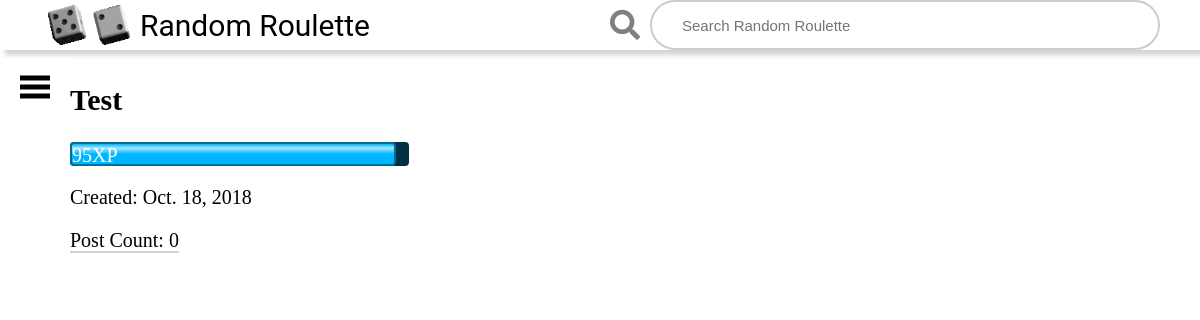
Before: /user/Test/ with the older database file.
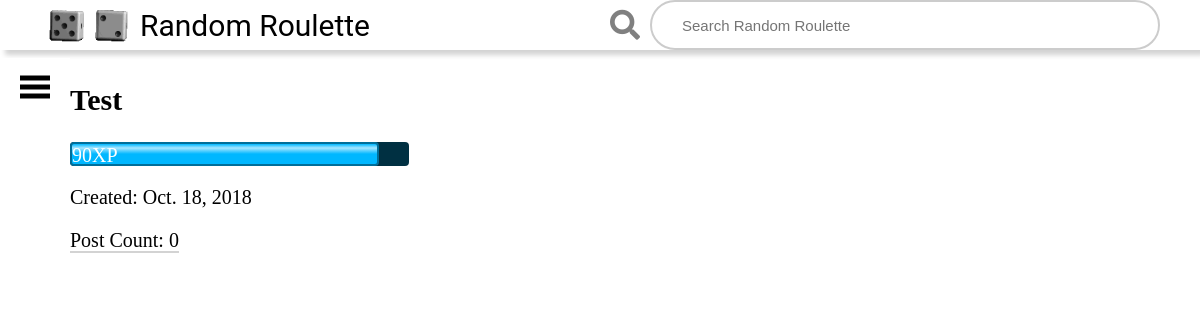
After: the same page with the newer database file.
### users/models.py (models this page shows, shortened)
class UserInfo(models.Model):
    user_reference = models.ForeignKey(SystemUser, on_delete=models.CASCADE)
    post_count = models.IntegerField(default=0)
    random_post = models.ForeignKey(Post, blank=True, null=True, on_delete=models.DO_NOTHING)
    xp = models.IntegerField(default=100)
    profile_picture = models.ImageField(upload_to='profilePictures/', blank=True)
    def xp_modulo(self):
        return self.xp % 100

### users/views.py (the view)
# urls.py: path('<str:username>/', views.profile, name='profile'),
def profile(request, username):
    current_user = get_object_or_404(User, username=username)
    user_info = get_object_or_404(UserInfo, user_reference=current_user.id)
    return render(request, 'profile.html', {'selected_user': current_user, 'user_info': user_info})

### users/templates/profile.html (shortened to what this page needs)
{% extends 'base_generic.html' %}
{% block content %}
    {% load static %}
    <link rel="stylesheet" href="{% static 'css/profile.css' %}">
    <div class="userinformation">
    <div class="userheader">
        <h2>{{ selected_user.username }}</h2>
    </div>
        <div class="outer">
            <div class="xp-bar" style="width:{{ user_info.xp_modulo }}%">{{ user_info.xp_modulo }}XP</div>
        </div>
    </div>
    <p>Created: {{ selected_user.date_joined.date }}</p>
    <a class="userposts" href="{% url "posts:user_posts_list" selected_user.username %}">Post Count: {{ user_info.post_count }}</a>
{% endblock %}

Changed rows visible on the page:
changed UserInfo: xp -5 → -10 (drawn); xp_modulo "95" → "90"
